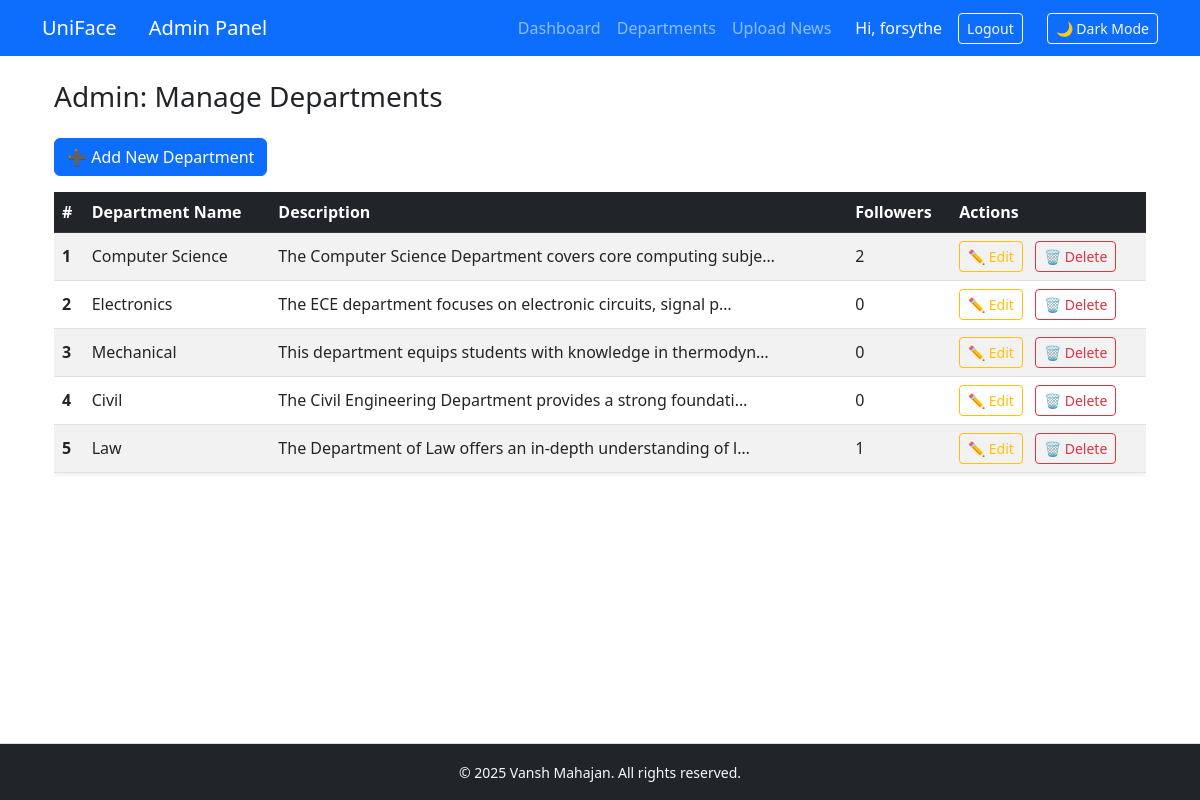
Screenshot of /manage-department/ (signed in) with the database file from the repository.
### core/models.py (models this page shows, shortened)
class Department(models.Model):
    name = models.CharField(max_length=100, unique=True)
    description = models.TextField(blank=True)
    email = models.EmailField(blank=True, null=True)
    followers = models.ManyToManyField(User,related_name='followed_departments', blank=True)

### core/views.py (the view, shortened to what this page needs)
# urls.py: path('manage-department/', views.manage_department, name='manage_department'),
@user_passes_test(is_admin)
def manage_department(request):
    departments = Department.objects.all()
    return render(request, 'core/manage_department.html', {
        'departments': departments
    })

### core/views.py (called while the page is built)
def is_admin(user):
    return user.is_staff

### core/templates/core/manage_department.html (shortened to what this page needs)
{% extends 'core/base.html' %}
{% block content %}
<div class="container mt-4">
    <h3 class="mb-4">Admin: Manage Departments</h3>
    <div class="mb-3">
        <a href="{% url 'add_department' %}" class="btn btn-primary">➕ Add New Department</a>
    </div>
    <div class="table-responsive">
        <table class="table table-striped table-hover align-middle shadow-sm">
            <thead class="table-dark">
                <tr>
                    <th scope="col">#</th>
                    <th scope="col">Department Name</th>
                    <th scope="col">Description</th>
                    <th scope="col">Followers</th>
                    <th scope="col">Actions</th>
                </tr>
            </thead>
            <tbody>
                {% for dept in departments %}
                <tr>
                    <th scope="row">{{ forloop.counter }}</th>
                    <td>{{ dept.name }}</td>
                    <td>{{ dept.description|truncatechars:60 }}</td>
                    <td>{{ dept.followers.count }}</td>
                    <td>
                        <a href="{% url 'edit_department' dept.id %}" class="btn btn-sm btn-outline-warning me-2">✏️ Edit</a>
                        <form method="post" action="{% url 'delete_department' dept.id %}" class="d-inline">
                            <button type="submit" class="btn btn-sm btn-outline-danger" onclick="return confirm('Are you sure you want to delete this department?');">🗑️ Delete</button>
                        </form>
                    </td>
                </tr>
                {% empty %}
                <tr>
                    <td colspan="5" class="text-center">No departments added yet.</td>
                </tr>
                {% endfor %}
            </tbody>
        </table>
    </div>
</div>
{% endblock %}

### core/templates/core/base.html (shortened to what this page needs)
<!DOCTYPE html>
<html>
<head>
    <link href="https://cdn.jsdelivr.net/npm/bootstrap@5.3.0/dist/css/bootstrap.min.css" rel="stylesheet">
</head>
<body>
<nav class="navbar navbar-expand-lg navbar-dark bg-primary" id="mainNavbar">
    <div class="container">
        <a class="navbar-brand" href="/">UniFace</a>
        {% if user.is_staff %}
        <a class="navbar-brand ms-3" href="{% url 'admin_dashboard' %}">Admin Panel</a>
        {% endif %}
        <div class="collapse navbar-collapse justify-content-end" id="navbarNav">
            {% if user.is_authenticated %}
            <ul class="navbar-nav me-3">
                <li class="nav-item">
                    <a class="nav-link" href="{% url 'dashboard' %}">Dashboard</a>
                </li>
                <li class="nav-item">
                    <a class="nav-link" href="{% url 'department_overview' %}">Departments</a>
                </li>
                <li class="nav-item">
                    <a class="nav-link" href="{% url 'upload_news' %}">Upload News</a>
                </li>
            </ul>
            <div class="d-flex align-items-center">
                <span class="text-white me-3">Hi, {{ user.username }}</span>
                <form method="post" action="{% url 'logout' %}" class="me-2">
                    <button type="submit" class="btn btn-outline-light btn-sm">Logout</button>
                </form>
            </div>
            {% endif %}
            <button id="darkModeToggle" class="btn btn-outline-light btn-sm ms-3">🌙 Dark Mode</button>
        </div>
    </div>
</nav>
<div class="container mt-4 content-container">
    {% block content %}
    {% endblock %}
</div>
<footer class="text-center py-3 bg-dark text-light border-top position-fixed bottom-0 w-100">
    <small>&copy; 2025 Vansh Mahajan. All rights reserved.</small>
</footer>
</body>
</html>

### core/templates/core/base.html (style rules this page uses)
footer { margin-top: 100px; }
.content-container { padding-bottom: 150px; }

### rows the page displays
Department: name "Computer Science", description "The Computer Science Department covers core computing subje…", followers.count "2"
Department: name "Electronics", description "The ECE department focuses on electronic circuits, signal p…", followers.count "0"
Department: name "Mechanical", description "This department equips students with knowledge in thermodyn…", followers.count "0"
Department: name "Civil", description "The Civil Engineering Department provides a strong foundati…", followers.count "0"
Department: name "Law", description "The Department of Law offers an in-depth understanding of l…", followers.count "1"

### other values shown
{{ user.username }} "forsythe"
